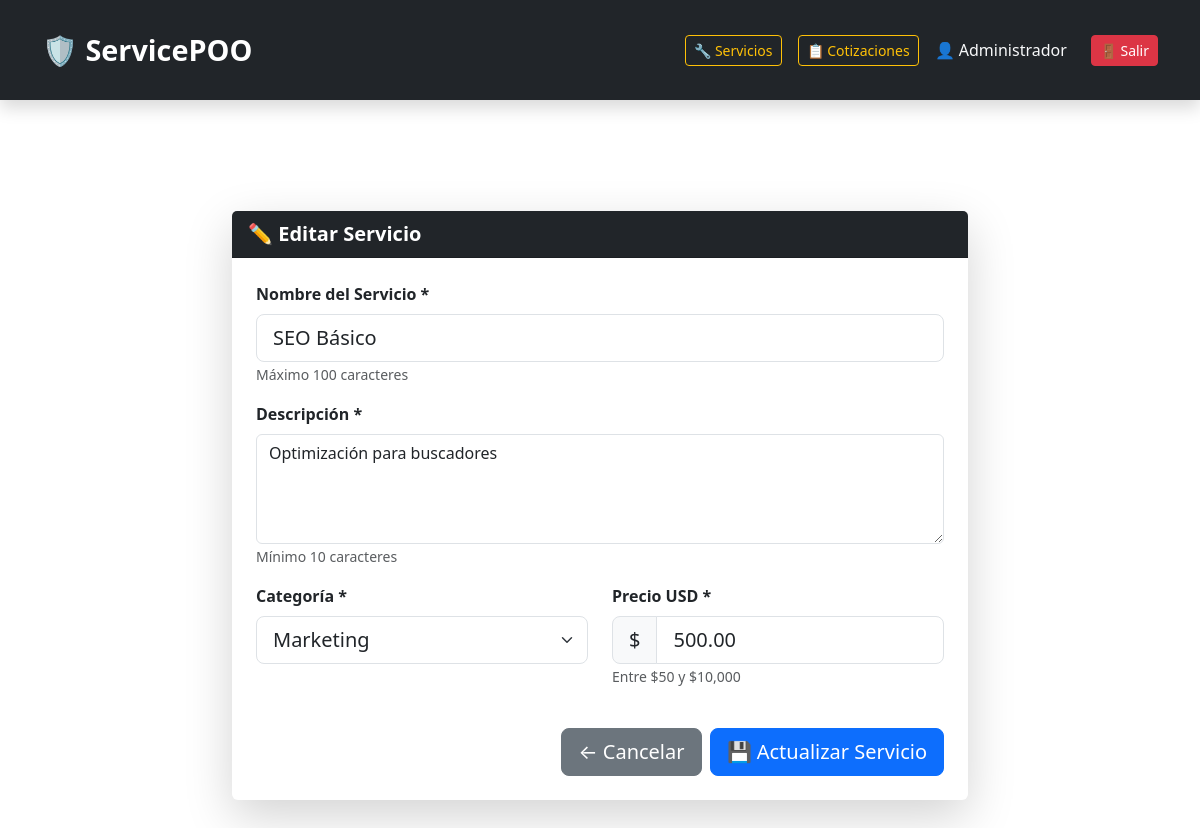
/index.php?action=admin/services/edit&id=4 (signed in), run on the app's committed database.
### tables this page shows
CREATE TABLE `services` (
  `id` int(11) NOT NULL,
  `nombre` varchar(100) NOT NULL,
  `descripcion` text NOT NULL,
  `precio` decimal(10,2) NOT NULL,
  `categoria` enum('Desarrollo Web','Marketing','Soporte Técnico') NOT NULL,
  `imagen` varchar(255) DEFAULT 'default.jpg',
  `delivery` varchar(100) DEFAULT 'Por definir'
);

### app/controllers/ServiceController.php (called while the page is built, shortened)
<?php
require_once '../app/models/Service.php';
class ServiceController
{
    private $service;
    public function __construct($db)
    {
        $this->db = $db;
        $this->service = new Service($this->db);
    }
    public function adminEdit()
    {
        $id = intval($_GET['id'] ?? 0);
        $service = $this->service->getById($id);
        require_once '../app/views/services/service_form.php';
    }
}

### app/models/Service.php (called while the page is built, shortened)
<?php
class Service
{
    private $conn;
    private $table_name = "services";
    public function __construct($db)
    {
        $this->conn = $db;
    }
    public function getById($id)
    {
        $query = "SELECT * FROM " . $this->table_name . " WHERE id = :id LIMIT 1";
        $stmt = $this->conn->prepare($query);
        $stmt->bindParam(':id', $id, PDO::PARAM_INT);
        $stmt->execute();
        return $stmt->fetch(PDO::FETCH_ASSOC);
    }
}

### app/views/services/service_form.php (the view, shortened to what this page needs)
<?php include '../app/views/services/header.php'; ?>
<div class="container py-5 mt-5">
    <div class="row justify-content-center">
        <div class="col-lg-8">
            <div class="card shadow-lg border-0">
                <div class="card-header bg-dark text-white fw-bold fs-5">
                    <?= isset($service) ? '✏️ Editar Servicio' : '➕ Crear Nuevo Servicio' ?>
                </div>
                <div class="card-body p-4">
                    <form id="serviceForm" method="POST" action="index.php?action=<?= isset($service) ? 'admin/services/update' : 'admin/services/create' ?>">
                        <div class="mb-3">
                            <label class="form-label fw-bold">Nombre del Servicio *</label>
                            <input type="text" name="nombre" class="form-control form-control-lg"
                                value="<?= isset($service) ? htmlspecialchars($service['nombre']) : '' ?>"
                                placeholder="Ej: Desarrollo de Sitio Web" required>
                            <small class="text-muted">Máximo 100 caracteres</small>
                        </div>
                        <div class="mb-3">
                            <label class="form-label fw-bold">Descripción *</label>
                            <textarea name="descripcion" class="form-control" rows="4"
                                placeholder="Describe los detalles del servicio..." required><?= isset($service) ? htmlspecialchars($service['descripcion']) : '' ?></textarea>
                            <small class="text-muted">Mínimo 10 caracteres</small>
                        </div>
                        <div class="row">
                            <div class="col-md-6 mb-3">
                                <label class="form-label fw-bold">Categoría *</label>
                                <select name="categoria" class="form-select form-select-lg" required>
                                    <option value="Marketing" <?= isset($service) && $service['categoria'] === 'Marketing' ? 'selected' : '' ?>>Marketing</option>
                                </select>
                            </div>
                            <div class="col-md-6 mb-3">
                                <label class="form-label fw-bold">Precio USD *</label>
                                <div class="input-group input-group-lg">
                                    <span class="input-group-text">$</span>
                                    <input type="number" name="precio" class="form-control"
                                        value="<?= isset($service) ? htmlspecialchars($service['precio']) : '' ?>"
                                        placeholder="0.00" step="0.01" min="50" max="10000" required>
                                </div>
                                <small class="text-muted">Entre $50 y $10,000</small>
                            </div>
                        </div>
                        <div class="d-grid gap-2 d-md-flex justify-content-end mt-4">
                            <a href="index.php?action=admin/services" class="btn btn-secondary btn-lg">
                                ← Cancelar
                            </a>
                            <button type="submit" class="btn btn-primary btn-lg">
                                <?= isset($service) ? '💾 Actualizar Servicio' : '✅ Crear Servicio' ?>
                            </button>
                        </div>
                    </form>
                </div>
            </div>
        </div>
    </div>
</div>
<?php include '../app/views/services/footer.php'; ?>

### public/assets/css/services-catalog.css (style rules this page uses)
body { padding-top: 115px !important; margin: 0; }

### data on the page
services: nombre "SEO Básico", descripcion "Optimización para buscadores", categoria "Marketing", precio "500.00"

### other printed values
$_SESSION['user_name'] "Administrador"
